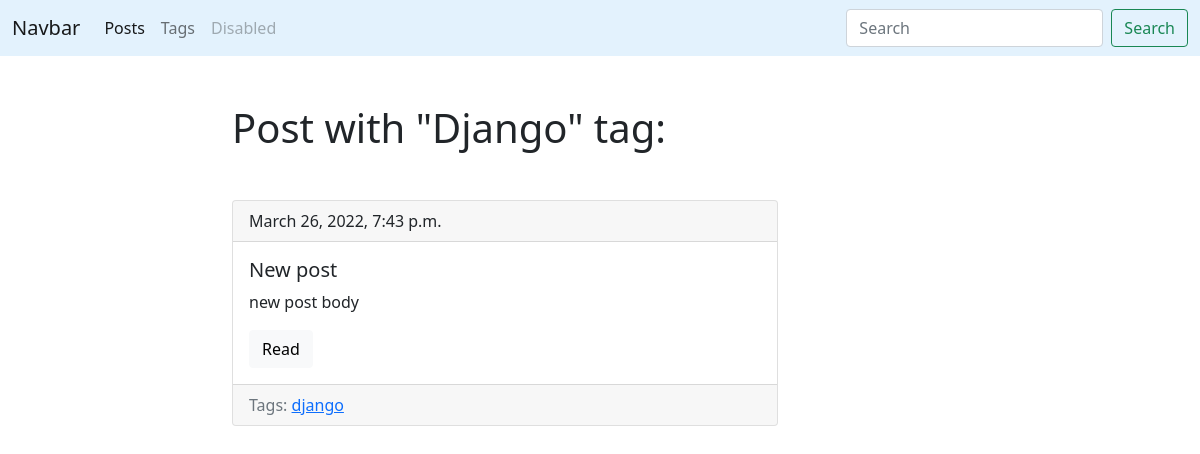
/blog/tag/django, run on the app's committed database.
### blog/models.py (models this page shows, shortened)
class Tag(models.Model):
    title = models.CharField(max_length=50)
    slug = models.SlugField(max_length=50, unique=True)
    def get_absolute_url(self):
        return reverse('tag_detail_url', kwargs={'slug': self.slug})

class Post(models.Model):
    title = models.CharField(max_length=150, db_index=True)
    slug = models.SlugField(max_length=150, unique=True)
    body = models.TextField(blank=True, db_index=True)
    tags = models.ManyToManyField('Tag', blank=True, related_name='posts')
    date_pub = models.DateTimeField(auto_now_add=True)
    def get_absolute_url(self):
        return reverse('post_detail_url', kwargs={'slug': self.slug})

### blog/views.py (the view)
# urls.py: path('tag/<str:slug>', TagDetail.as_view(), name='tag_detail_url')
class TagDetail(ObjectDetailMixin, View):
    model = Tag
    template = 'blog/tag_detail.html'

### blog/utils.py (called while the page is built)
    def get(self, request, slug):
        obj = get_object_or_404(self.model, slug__iexact=slug)
        return render(request, self.template, context={self.model.__name__.lower(): obj})

### blog/templates/blog/tag_detail.html (shortened to what this page needs)
{% extends 'blog/base_blog.html' %}
{% block content %}
    <h1 class="mb-5">Post with "{{ tag.title|title }}" tag:</h1>
    {% for post in tag.posts.all %}
        {% include 'blog/includes/post_card_template.html' %}
    {% endfor %}
{% endblock %}

### blog/templates/blog/base_blog.html
{% extends 'base.html' %}

### templates/base.html (shortened to what this page needs)
<!DOCTYPE html>
<html lang="en">
<head>
    <link href="https://cdn.jsdelivr.net/npm/bootstrap@5.1.3/dist/css/bootstrap.min.css"
          rel="stylesheet"
>
</head>
<body>
        <nav class="navbar navbar-expand-lg navbar-light" style="background-color: #e3f2fd;">
      <div class="container-fluid">
        <a class="navbar-brand" href="#">Navbar</a>
        <div class="collapse navbar-collapse" id="navbarSupportedContent">
          <ul class="navbar-nav me-auto mb-2 mb-lg-0">
            <li class="nav-item">
              <a class="nav-link active" aria-current="page" href="{% url 'posts_list_url' %}">Posts</a>
            </li>
            <li class="nav-item">
              <a class="nav-link" href="{% url 'tags_list_url' %}">Tags</a>
            </li>
            <li class="nav-item">
              <a class="nav-link disabled">Disabled</a>
            </li>
          </ul>
          <form class="d-flex">
            <input class="form-control me-2" type="search" placeholder="Search" aria-label="Search">
            <button class="btn btn-outline-success" type="submit">Search</button>
          </form>
        </div>
      </div>
    </nav>
    <div class="container mt-5">
        <div class="row">
            <div class="col-6 offset-md-2">
                {% block content %}{% endblock %}
            </div>
        </div>
    </div>
</body>
</html>

### blog/templates/blog/includes/post_card_template.html
 <div class="card mb-4">
     <div class="card-header">
         {{ post.date_pub }}
     </div>
     <div class="card-body">
         <h5 class="card-title">{{ post.title }}</h5>
         <p class="card-text">{{ post.body|truncatewords:15 }}</p>
         <a href="{{ post.get_absolute_url }}" class="btn btn-light">Read</a>
     </div>
     <div class="card-footer text-muted">
         Tags:
         {% for tag in post.tags.all %}
         <a href="{{ tag.get_absolute_url }}">{{ tag.title }}</a>
         {% endfor %}
    </div>
 </div>

### data on the page
Tag: title "Django", title "django"
Post: date_pub "March 26, 2022, 7:43 p.m.", title "New post", body "new post body"
